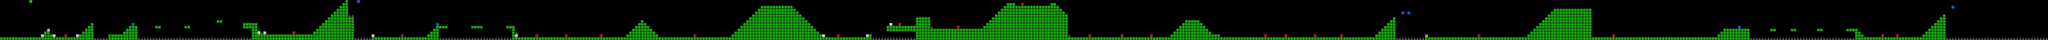

Tiled map render using the project's own tile images. Description and the map definition, with tile-layer contents summarised, below:
An orthogonal 700x14 tile map with 16x16 px tiles, 8 tile layers (ground, startPosition, enemies, steroids, ...), 4 tilesets.

<map version="1.0" orientation="orthogonal" renderorder="right-down" width="700" height="14" tilewidth="16" tileheight="16" nextobjectid="1">
 <tileset firstgid="1" name="blocks" tilewidth="16" tileheight="16">
  <image source="blocks.png" width="96" height="32" />
 </tileset>
 <tileset firstgid="13" name="tile_test" tilewidth="16" tileheight="16">
  <image source="../tile_test.png" width="16" height="16" />
 </tileset>
 <tileset firstgid="14" name="pitfall" tilewidth="16" tileheight="16">
  <image source="../pitfall.png" width="16" height="16" />
  <terraintypes>
   <terrain name="rock" tile="-1" />
  </terraintypes>
 </tileset>
 <tileset firstgid="15" name="obstacles" tilewidth="16" tileheight="16">
  <image source="../rockobstacle.png" width="600" height="291" />
 </tileset>
 <layer name="ground" width="700" height="14">
  <data>[9800 cells, 1752 non-empty, 1 distinct tile ids]</data>
 </layer>
 <layer name="startPosition" width="700" height="14">
  <data>[9800 cells, 1 non-empty, 1 distinct tile ids]</data>
 </layer>
 <layer name="enemies" width="700" height="14">
  <data>[9800 cells, 21 non-empty, 2 distinct tile ids]</data>
 </layer>
 <layer name="steroids" width="700" height="14">
  <data>[9800 cells, 6 non-empty, 2 distinct tile ids]</data>
 </layer>
 <layer name="pitfalls" width="700" height="14">
  <data>[9800 cells, 178 non-empty, 1 distinct tile ids]</data>
 </layer>
 <layer name="finishlevel" width="700" height="14">
  <data>[9800 cells, 1 non-empty, 1 distinct tile ids]</data>
 </layer>
 <layer name="obstacles" width="700" height="14">
  <data>[9800 cells, 12 non-empty, 9 distinct tile ids]</data>
 </layer>
 <layer name="boss" width="700" height="14">
  <data>[9800 cells, 1 non-empty, 1 distinct tile ids]</data>
 </layer>
</map>
